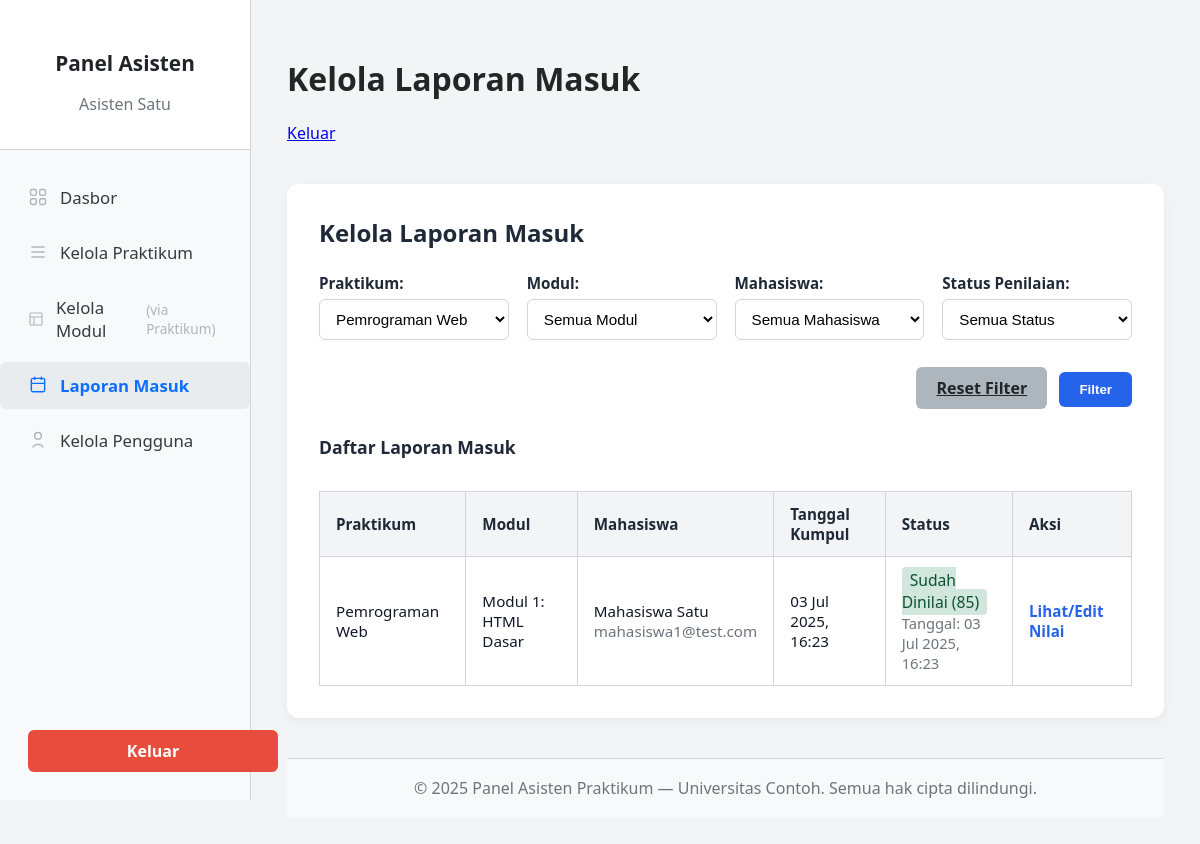
Page /asisten/submitted_reports.php?filter_praktikum=1 (signed in) on the committed database.
### tables this page shows
CREATE TABLE `laporan_praktikum` (
  `id` int(11) NOT NULL AUTO_INCREMENT,
  `id_modul` int(11) NOT NULL,
  `id_mahasiswa` int(11) NOT NULL,
  `nama_file_laporan` varchar(255) DEFAULT NULL,
  `path_file_laporan` varchar(255) DEFAULT NULL,
  `nilai` int(3) DEFAULT NULL,
  `feedback` text DEFAULT NULL,
  `tanggal_kumpul` timestamp NOT NULL DEFAULT current_timestamp(),
  `tanggal_dinilai` timestamp NULL DEFAULT NULL,
  PRIMARY KEY (`id`),
  FOREIGN KEY (`id_modul`) REFERENCES `modul`(`id`) ON DELETE CASCADE,
  FOREIGN KEY (`id_mahasiswa`) REFERENCES `users`(`id`) ON DELETE CASCADE
);

CREATE TABLE `mata_praktikum` (
  `id` int(11) NOT NULL AUTO_INCREMENT,
  `nama_praktikum` varchar(255) NOT NULL,
  `deskripsi` text DEFAULT NULL,
  PRIMARY KEY (`id`)
);

CREATE TABLE `modul` (
  `id` int(11) NOT NULL AUTO_INCREMENT,
  `id_praktikum` int(11) NOT NULL,
  `nama_modul` varchar(255) NOT NULL,
  `nama_file_materi` varchar(255) DEFAULT NULL,
  `path_file_materi` varchar(255) DEFAULT NULL,
  PRIMARY KEY (`id`),
  FOREIGN KEY (`id_praktikum`) REFERENCES `mata_praktikum`(`id`) ON DELETE CASCADE
);

CREATE TABLE `users` (
  `id` int(11) NOT NULL AUTO_INCREMENT,
  `nama` varchar(100) NOT NULL,
  `email` varchar(100) NOT NULL,
  `password` varchar(255) NOT NULL,
  `role` enum('mahasiswa','asisten') NOT NULL,
  `created_at` timestamp NOT NULL DEFAULT current_timestamp(),
  PRIMARY KEY (`id`),
  UNIQUE KEY `email` (`email`)
);

### asisten/submitted_reports.php (the view, shortened to what this page needs)
<?php
require_once '../config.php';
require_once 'templates/header.php';
$filter_praktikum_id = isset($_GET['filter_praktikum']) ? (int)$_GET['filter_praktikum'] : null;
$praktikum_list_filter = [];
$result_praktikum_filter = $conn->query("SELECT id, nama_praktikum FROM mata_praktikum ORDER BY nama_praktikum ASC");
if ($result_praktikum_filter) {
    while ($row = $result_praktikum_filter->fetch_assoc()) {
        $praktikum_list_filter[] = $row;
    }
}
$modul_list_filter = [];
if ($filter_praktikum_id) {
    $stmt_modul_filter = $conn->prepare("SELECT id, nama_modul FROM modul WHERE id_praktikum = ? ORDER BY nama_modul ASC");
    $stmt_modul_filter->bind_param("i", $filter_praktikum_id);
    $stmt_modul_filter->execute();
    $result_modul_filter = $stmt_modul_filter->get_result();
    if ($result_modul_filter) {
        while ($row = $result_modul_filter->fetch_assoc()) {
            $modul_list_filter[] = $row;
        }
    }
}
$sql = "SELECT lp.id, lp.tanggal_kumpul, lp.nilai, lp.tanggal_dinilai,
            u.nama AS nama_mahasiswa, u.email AS email_mahasiswa,
            m.nama_modul,
            mp.nama_praktikum
        FROM laporan_praktikum lp
        JOIN users u ON lp.id_mahasiswa = u.id
        JOIN modul m ON lp.id_modul = m.id
        JOIN mata_praktikum mp ON m.id_praktikum = mp.id
        WHERE 1=1";
$params = [];
$types = "";
if ($filter_praktikum_id) {
    $sql .= " AND mp.id = ?";
    $params[] = $filter_praktikum_id;
    $types .= "i";
}
$sql .= " ORDER BY lp.tanggal_kumpul DESC";
$stmt_laporan = $conn->prepare($sql);
if (!empty($params)) {
    $stmt_laporan->bind_param($types, ...$params);
}
$stmt_laporan->execute();
$result_laporan = $stmt_laporan->get_result();
$laporan_list = [];
if ($result_laporan && $result_laporan->num_rows > 0) {
    while ($row = $result_laporan->fetch_assoc()) {
        $laporan_list[] = $row;
    }
}
?>
<div class="classic-section">
    <div class="classic-title">Kelola Laporan Masuk</div>
    <form action="submitted_reports.php" method="get" style="margin-bottom:28px;">
        <div style="display:flex; flex-wrap:wrap; gap:18px;">
            <div style="flex:1; min-width:180px;">
                <div class="classic-label">Praktikum:</div>
                <select name="filter_praktikum" id="filter_praktikum" class="classic-select" onchange="this.form.submit()">
                    <?php foreach ($praktikum_list_filter as $p): ?>
                        <option value="<?php echo $p['id']; ?>" <?php echo ($filter_praktikum_id == $p['id']) ? 'selected' : ''; ?>>
                            <?php echo htmlspecialchars($p['nama_praktikum']); ?>
                        </option>
                    <?php endforeach; ?>
                </select>
            </div>
            <div style="flex:1; min-width:180px;">
                <div class="classic-label">Modul:</div>
                <select name="filter_modul" id="filter_modul" class="classic-select" <?php if (!$filter_praktikum_id && empty($modul_list_filter)) echo 'disabled'; ?>>
                    <option value="">Semua Modul</option>
                </select>
            </div>
            <div style="flex:1; min-width:180px;">
                <div class="classic-label">Mahasiswa:</div>
                <select name="filter_mahasiswa" id="filter_mahasiswa" class="classic-select">
                    <option value="">Semua Mahasiswa</option>
                </select>
            </div>
            <div style="flex:1; min-width:180px;">
                <div class="classic-label">Status Penilaian:</div>
                <select name="filter_status" id="filter_status" class="classic-select">
                    <option value="">Semua Status</option>
                </select>
            </div>
        </div>
        <div style="margin-top:18px; text-align:right;">
            <a href="submitted_reports.php" class="classic-btn" style="background:#adb5bd; color:#212529; margin-right:8px;">Reset Filter</a>
            <button type="submit" class="classic-btn">Filter</button>
        </div>
    </form>
    <div class="classic-title" style="font-size:1.1rem; margin-bottom:12px;">Daftar Laporan Masuk</div>
    <?php if (!empty($laporan_list)): ?>
        <div style="overflow-x:auto;">
            <table class="classic-table">
                <thead>
                    <tr>
                        <th>Praktikum</th>
                        <th>Modul</th>
                        <th>Mahasiswa</th>
                        <th>Tanggal Kumpul</th>
                        <th>Status</th>
                        <th>Aksi</th>
                    </tr>
                </thead>
                <tbody>
                    <?php foreach ($laporan_list as $laporan): ?>
                        <tr>
                            <td><?php echo htmlspecialchars($laporan['nama_praktikum']); ?></td>
                            <td><?php echo htmlspecialchars($laporan['nama_modul']); ?></td>
                            <td>
                                <?php echo htmlspecialchars($laporan['nama_mahasiswa']); ?><br>
                                <span style="font-size:0.95rem; color:#6c757d;"><?php echo htmlspecialchars($laporan['email_mahasiswa']); ?></span>
                            </td>
                            <td><?php echo date('d M Y, H:i', strtotime($laporan['tanggal_kumpul'])); ?></td>
                            <td>
                                <?php if ($laporan['nilai'] !== null): ?>
                                    <span style="background:#d1e7dd; color:#0f5132; border-radius:4px; padding:2px 8px; font-size:0.98rem; font-weight:500;">
                                        Sudah Dinilai (<?php echo htmlspecialchars($laporan['nilai']); ?>)
                                    </span>
                                    <br><span style="font-size:0.92rem; color:#6c757d;">Tanggal: <?php echo date('d M Y, H:i', strtotime($laporan['tanggal_dinilai'])); ?></span>
                                <?php else: ?>
                                    <span style="background:#fff3cd; color:#856404; border-radius:4px; padding:2px 8px; font-size:0.98rem; font-weight:500;">
                                        Belum Dinilai
                                    </span>
                                <?php endif; ?>
                            </td>
                            <td>
                                <a href="grade_report.php?id=<?php echo $laporan['id']; ?>" class="classic-link">
                                    <?php echo ($laporan['nilai'] !== null) ? 'Lihat/Edit Nilai' : 'Nilai Laporan'; ?>
                                </a>
                            </td>
                        </tr>
                    <?php endforeach; ?>
                </tbody>
            </table>
        </div>
    <?php else: ?>
        <div style="color:#6c757d;">Tidak ada laporan yang sesuai filter, atau belum ada laporan yang masuk.</div>
    <?php endif; ?>
</div>
<?php
require_once 'templates/footer.php';
?>

### asisten/templates/header.php (style rules this page uses)
body { font-family: 'Segoe UI', 'Arial', sans-serif; background: #f4f6fb; margin: 0; }

### asisten/submitted_reports.php (style rules this page uses)
:root { --primary: #2563eb; --primary-hover: #1d4ed8; --gray: #f3f4f6; --dark: #1f2937; --border: #d1d5db; --text: #111827; --success: #10b981; --danger: #ef4444; --warning: #f59e0b; }
body { font-family: 'Segoe UI', Tahoma, Geneva, Verdana, sans-serif; background: var(--gray); color: var(--text); margin: 0; padding: 0; }
.classic-section { background: white; padding: 32px; margin: 40px auto; border-radius: 12px; box-shadow: 0 4px 12px rgba(0,0,0,0.05); max-width: 1100px; }
.classic-title { font-size: 1.5rem; font-weight: 700; margin-bottom: 24px; color: var(--dark); }
.classic-label { font-size: 0.95rem; font-weight: 600; margin-bottom: 6px; color: var(--dark); }
.classic-input, .classic-select { width: 100%; padding: 10px 12px; border: 1px solid var(--border); border-radius: 6px; font-size: 0.95rem; margin-bottom: 14px; background: #fff; transition: border 0.2s ease; }
.classic-btn { padding: 10px 20px; background-color: var(--primary); color: white; border: none; border-radius: 6px; font-weight: 600; cursor: pointer; transition: background 0.2s; }
.classic-table { width: 100%; border-collapse: collapse; margin-top: 20px; font-size: 0.95rem; }
.classic-table th, .classic-table td { padding: 12px 16px; border: 1px solid var(--border); text-align: left; }
.classic-table th { background-color: var(--gray); font-weight: 700; color: var(--dark); }
.classic-link { color: var(--primary); text-decoration: none; font-weight: 600; }

### rows in the picture
laporan_praktikum: mata_praktikum.nama_praktikum "Pemrograman Web", id_modul.nama_modul "Modul 1: HTML Dasar", id_mahasiswa.nama "Mahasiswa Satu", id_mahasiswa.email "mahasiswa1@test.com", tanggal_kumpul "03 Jul 2025, 16:23", nilai "85", tanggal_dinilai "03 Jul 2025, 16:23", shows "Lihat/Edit Nilai"

### other values in the picture
$_SESSION['nama'] "Asisten Satu"
$pageTitle "Kelola Laporan Masuk"
form field filter_praktikum "Pemrograman Web"
